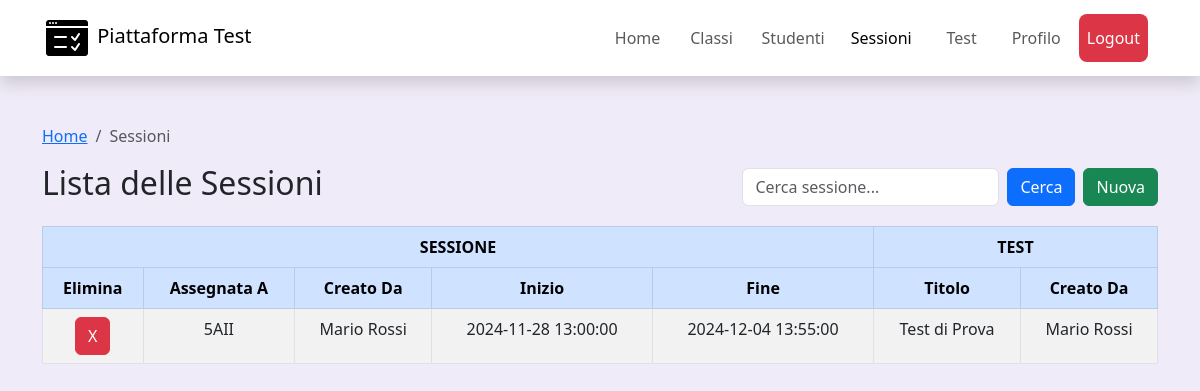
/frontend/views/sessioni.php (signed in), run on the app's committed database.
### tables this page shows
CREATE TABLE `sessione` (
  `id` int(11) NOT NULL,
  `test_id` int(11) NOT NULL,
  `classe_id` int(11) NOT NULL,
  `cf_docente` varchar(16) NOT NULL,
  `data_inizio` datetime NOT NULL,
  `data_fine` datetime NOT NULL
);

CREATE TABLE `classe` (
  `id` int(11) NOT NULL,
  `nome` varchar(25) NOT NULL,
  `anno_scolastico` varchar(9) NOT NULL
);

CREATE TABLE `utente` (
  `codice_fiscale` varchar(16) NOT NULL,
  `nome` varchar(50) NOT NULL,
  `cognome` varchar(50) NOT NULL,
  `login` varchar(50) NOT NULL,
  `password` varchar(100) NOT NULL,
  `ruolo` enum('STUDENTE','DOCENTE','','') NOT NULL DEFAULT 'STUDENTE'
);

CREATE TABLE `test` (
  `id` int(11) NOT NULL,
  `titolo` varchar(100) NOT NULL,
  `cf_docente` varchar(16) NOT NULL
);

### frontend/views/sessioni.php (the view, shortened to what this page needs)
<?php
require("./../../backend/Include/db_connect.php");
$filter = isset($_GET['filter']) ? trim($_GET['filter']) : '';
$SQL_query = "SELECT
                s.id AS sessione_id,
                d_s.nome AS sessione_docente_nome,
                d_s.cognome AS sessione_docente_cognome,
                s.data_inizio AS sessione_inizio,
                s.data_fine AS sessione_fine,
                t.titolo AS test_titolo,
                d_t.nome AS test_docente_nome,
                d_t.cognome AS test_docente_cognome,
                c.nome AS classe_nome
            FROM
                sessione AS s
            JOIN
                test AS t
            ON
                t.id=s.test_id
            JOIN
                utente AS d_s
            ON
                d_s.codice_fiscale=s.cf_docente
            JOIN
                utente AS d_t
            ON
                d_t.codice_fiscale=t.cf_docente
            JOIN
                classe AS c
            ON
                c.id=s.classe_id";
$stmt = $conn->prepare($SQL_query);
$stmt->execute();
$result = $stmt->get_result();
?>
<!DOCTYPE html>
<html lang="en">
<head>
    <link href="https://cdn.jsdelivr.net/npm/bootstrap@5.3.0/dist/css/bootstrap.min.css" rel="stylesheet">
</head>
<body style="background-color: rgb(240, 235, 248);">
    <?php include("components/navbar.php") ?>
    <div class="container mt-5">
        <div>
            <nav aria-label="breadcrumb">
                <ol class="breadcrumb">
                    <li class="breadcrumb-item"><a href="index.php">Home</a></li>
                    <li class="breadcrumb-item active">Sessioni</li>
                </ol>
            </nav>
        </div>
        <div class="d-flex justify-content-between align-items-center mb-3">
            <h2>Lista delle Sessioni</h2>
            <form method="GET" class="d-flex justify-content-between">
                <input type="text" name="filter" class="form-control me-2" placeholder="Cerca sessione..."
                    value="<?php echo htmlspecialchars($filter); ?>">
                <button type="submit" class="btn btn-primary me-2">Cerca</button>
                <button type="submit" class="btn btn-success">Nuova</button>
            </form>
        </div>
        <form action="sessioni.php" method="post">
        <table class="table table-bordered table-striped">
            <thead class="table-primary">
                <tr>
                    <th colspan="5">SESSIONE</th>
                    <th colspan="2">TEST</th>
                </tr>
                <tr>
                    <th>Elimina</th>
                    <th>Assegnata A</th>
                    <th>Creato Da</th>
                    <th>Inizio</th>
                    <th>Fine</th>
                    <th>Titolo</th>
                    <th>Creato Da</th>
                </tr>
            </thead>
            <tbody>
                <?php
                if ($result && $result->num_rows > 0) {
                    while ($row = $result->fetch_assoc()) {
                        echo "<tr>";
                        echo "<td> <button type=\"submit\" value=\"".$row['sessione_id']."\" name=\"elimina\" class=\"btn btn-danger\">X</button></td>";
                        echo "<td>" . htmlspecialchars($row['classe_nome']) . "</td>";
                        echo "<td>" . htmlspecialchars(ucfirst(strtolower($row['sessione_docente_nome'])) . " " . ucfirst(strtolower($row['sessione_docente_cognome']))) . "</td>";
                        echo "<td>" . htmlspecialchars($row['sessione_inizio']) . "</td>";
                        echo "<td>" . htmlspecialchars($row['sessione_fine']) . "</td>";
                        echo "<td>" . htmlspecialchars($row['test_titolo']) . "</td>";
                        echo "<td>" . htmlspecialchars(ucfirst(strtolower($row['test_docente_nome'])) . " " . ucfirst(strtolower($row['test_docente_cognome']))) . "</td>";
                        echo "</tr>";
                    }
                } else {
                    echo "<tr><td colspan='7' class='text-center'>Nessuna sessione trovata</td></tr>";
                }
                ?>
            </tbody>
        </table>
        </form>
    </div>
</body>
</html>

### frontend/views/sessioni.php (style rules this page uses)
tr { text-align: center; }

### frontend/views/components/navbar.php (style rules this page uses)
.active { color: #fff; }

### data on the page
sessione: $row['sessione_id'] 2 (drawn), classe.nome "5AII", cf_docente.cognome "Mario Rossi", data_inizio "2024-11-28 13:00:00", data_fine "2024-12-04 13:55:00", test.titolo "Test di Prova"
